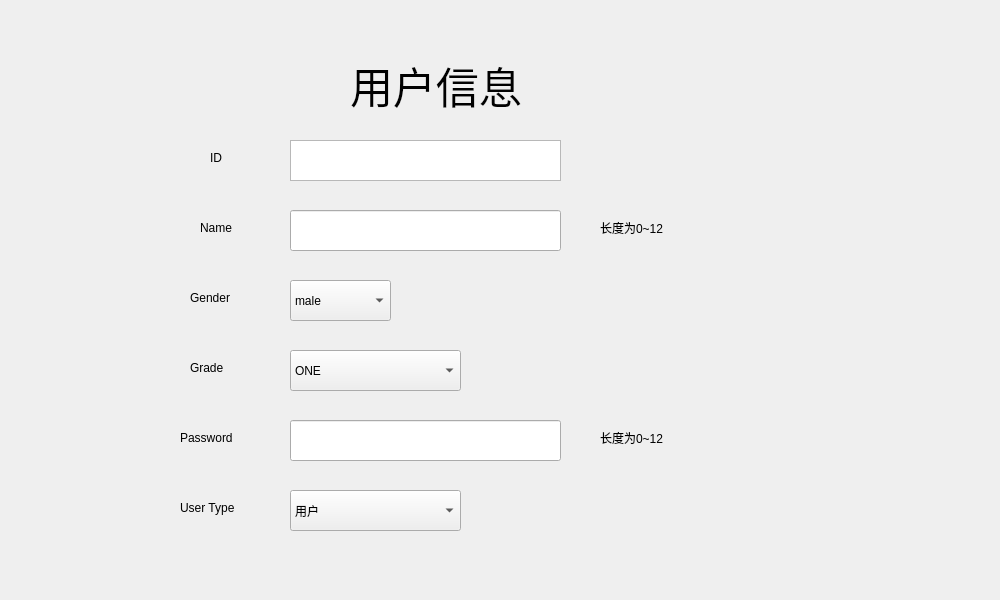
<?xml version="1.0" encoding="UTF-8"?>
<ui version="4.0">
 <class>user</class>
 <widget class="QWidget" name="user">
  <property name="geometry">
   <rect>
    <x>0</x>
    <y>0</y>
    <width>1000</width>
    <height>600</height>
   </rect>
  </property>
  <property name="minimumSize">
   <size>
    <width>1000</width>
    <height>600</height>
   </size>
  </property>
  <property name="maximumSize">
   <size>
    <width>1000</width>
    <height>600</height>
   </size>
  </property>
  <property name="windowTitle">
   <string>Form</string>
  </property>
  <widget class="QLabel" name="UserMessage">
   <property name="geometry">
    <rect>
     <x>350</x>
     <y>40</y>
     <width>241</width>
     <height>91</height>
    </rect>
   </property>
   <property name="font">
    <font>
     <pointsize>32</pointsize>
    </font>
   </property>
   <property name="text">
    <string>用户信息</string>
   </property>
  </widget>
  <widget class="QLabel" name="IDLabel">
   <property name="geometry">
    <rect>
     <x>210</x>
     <y>150</y>
     <width>72</width>
     <height>15</height>
    </rect>
   </property>
   <property name="text">
    <string>ID</string>
   </property>
  </widget>
  <widget class="QLineEdit" name="NameEdit">
   <property name="geometry">
    <rect>
     <x>290</x>
     <y>210</y>
     <width>271</width>
     <height>41</height>
    </rect>
   </property>
  </widget>
  <widget class="QLabel" name="NameLabel">
   <property name="geometry">
    <rect>
     <x>200</x>
     <y>220</y>
     <width>72</width>
     <height>15</height>
    </rect>
   </property>
   <property name="text">
    <string>Name</string>
   </property>
  </widget>
  <widget class="QLineEdit" name="PasswordEdit">
   <property name="geometry">
    <rect>
     <x>290</x>
     <y>420</y>
     <width>271</width>
     <height>41</height>
    </rect>
   </property>
  </widget>
  <widget class="QLabel" name="GenderLabel">
   <property name="geometry">
    <rect>
     <x>190</x>
     <y>290</y>
     <width>72</width>
     <height>15</height>
    </rect>
   </property>
   <property name="text">
    <string>Gender</string>
   </property>
  </widget>
  <widget class="QComboBox" name="GenderEdit">
   <property name="geometry">
    <rect>
     <x>290</x>
     <y>280</y>
     <width>101</width>
     <height>41</height>
    </rect>
   </property>
   <item>
    <property name="text">
     <string>male</string>
    </property>
   </item>
   <item>
    <property name="text">
     <string>female</string>
    </property>
   </item>
  </widget>
  <widget class="QLabel" name="GradeLabel">
   <property name="geometry">
    <rect>
     <x>190</x>
     <y>360</y>
     <width>72</width>
     <height>15</height>
    </rect>
   </property>
   <property name="text">
    <string>Grade</string>
   </property>
  </widget>
  <widget class="QComboBox" name="GradeEdit">
   <property name="geometry">
    <rect>
     <x>290</x>
     <y>350</y>
     <width>171</width>
     <height>41</height>
    </rect>
   </property>
   <item>
    <property name="text">
     <string>ONE</string>
    </property>
   </item>
   <item>
    <property name="text">
     <string>TWO</string>
    </property>
   </item>
   <item>
    <property name="text">
     <string>THREE</string>
    </property>
   </item>
   <item>
    <property name="text">
     <string>FOUR</string>
    </property>
   </item>
  </widget>
  <widget class="QLabel" name="PasswordLabel">
   <property name="geometry">
    <rect>
     <x>180</x>
     <y>430</y>
     <width>72</width>
     <height>15</height>
    </rect>
   </property>
   <property name="text">
    <string>Password</string>
   </property>
  </widget>
  <widget class="QLabel" name="UserTypeLabel">
   <property name="geometry">
    <rect>
     <x>180</x>
     <y>500</y>
     <width>72</width>
     <height>15</height>
    </rect>
   </property>
   <property name="text">
    <string>User Type</string>
   </property>
  </widget>
  <widget class="QComboBox" name="UserTypeEdit">
   <property name="geometry">
    <rect>
     <x>290</x>
     <y>490</y>
     <width>171</width>
     <height>41</height>
    </rect>
   </property>
   <item>
    <property name="text">
     <string>用户</string>
    </property>
   </item>
   <item>
    <property name="text">
     <string>超管</string>
    </property>
   </item>
  </widget>
  <widget class="QLabel" name="NameTip">
   <property name="geometry">
    <rect>
     <x>600</x>
     <y>220</y>
     <width>211</width>
     <height>16</height>
    </rect>
   </property>
   <property name="text">
    <string>长度为0~12</string>
   </property>
  </widget>
  <widget class="QLabel" name="PasswordTip">
   <property name="geometry">
    <rect>
     <x>600</x>
     <y>430</y>
     <width>171</width>
     <height>16</height>
    </rect>
   </property>
   <property name="text">
    <string>长度为0~12</string>
   </property>
  </widget>
  <widget class="QTextBrowser" name="IDMessage">
   <property name="geometry">
    <rect>
     <x>290</x>
     <y>140</y>
     <width>271</width>
     <height>41</height>
    </rect>
   </property>
  </widget>
 </widget>
 <resources/>
 <connections/>
</ui>
